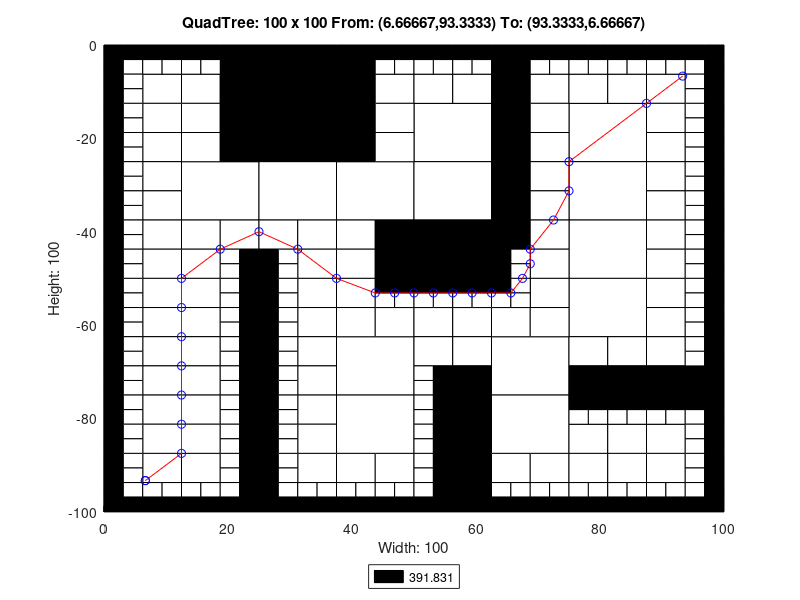

Recreate this plot in MATLAB.
axis([0 100 -100 0]);
title('QuadTree: 100 x 100 From: (6.66667,93.3333) To: (93.3333,6.66667)');
xlabel('Width: 100');
ylabel('Height: 100');
rectangle('Position',[25 -12.5 12.5 12.5], 'FaceColor',[0 0 0]);
rectangle('Position',[25 -25 12.5 12.5], 'FaceColor',[0 0 0]);
rectangle('Position',[12.5 -37.5 12.5 12.5], 'FaceColor',[1 1 1]);
rectangle('Position',[25 -37.5 12.5 12.5], 'FaceColor',[1 1 1]);
rectangle('Position',[37.5 -37.5 12.5 12.5], 'FaceColor',[1 1 1]);
rectangle('Position',[50 -25 12.5 12.5], 'FaceColor',[1 1 1]);
rectangle('Position',[75 -25 12.5 12.5], 'FaceColor',[1 1 1]);
rectangle('Position',[50 -37.5 12.5 12.5], 'FaceColor',[1 1 1]);
rectangle('Position',[50 -50 12.5 12.5], 'FaceColor',[0 0 0]);
rectangle('Position',[75 -37.5 12.5 12.5], 'FaceColor',[1 1 1]);
rectangle('Position',[75 -50 12.5 12.5], 'FaceColor',[1 1 1]);
rectangle('Position',[37.5 -75 12.5 12.5], 'FaceColor',[1 1 1]);
rectangle('Position',[37.5 -87.5 12.5 12.5], 'FaceColor',[1 1 1]);
rectangle('Position',[62.5 -75 12.5 12.5], 'FaceColor',[1 1 1]);
rectangle('Position',[75 -62.5 12.5 12.5], 'FaceColor',[1 1 1]);
rectangle('Position',[62.5 -87.5 12.5 12.5], 'FaceColor',[1 1 1]);
rectangle('Position',[6.25 -12.5 6.25 6.25], 'FaceColor',[1 1 1]);
rectangle('Position',[18.75 -6.25 6.25 6.25], 'FaceColor',[0 0 0]);
rectangle('Position',[12.5 -12.5 6.25 6.25], 'FaceColor',[1 1 1]);
rectangle('Position',[18.75 -12.5 6.25 6.25], 'FaceColor',[0 0 0]);
rectangle('Position',[6.25 -18.75 6.25 6.25], 'FaceColor',[1 1 1]);
rectangle('Position',[6.25 -25 6.25 6.25], 'FaceColor',[1 1 1]);
rectangle('Position',[12.5 -18.75 6.25 6.25], 'FaceColor',[1 1 1]);
rectangle('Position',[18.75 -18.75 6.25 6.25], 'FaceColor',[0 0 0]);
rectangle('Position',[12.5 -25 6.25 6.25], 'FaceColor',[1 1 1]);
rectangle('Position',[18.75 -25 6.25 6.25], 'FaceColor',[0 0 0]);
rectangle('Position',[37.5 -6.25 6.25 6.25], 'FaceColor',[0 0 0]);
rectangle('Position',[37.5 -12.5 6.25 6.25], 'FaceColor',[0 0 0]);
rectangle('Position',[43.75 -12.5 6.25 6.25], 'FaceColor',[1 1 1]);
rectangle('Position',[37.5 -18.75 6.25 6.25], 'FaceColor',[0 0 0]);
rectangle('Position',[43.75 -18.75 6.25 6.25], 'FaceColor',[1 1 1]);
rectangle('Position',[37.5 -25 6.25 6.25], 'FaceColor',[0 0 0]);
rectangle('Position',[43.75 -25 6.25 6.25], 'FaceColor',[1 1 1]);
rectangle('Position',[6.25 -31.25 6.25 6.25], 'FaceColor',[1 1 1]);
rectangle('Position',[6.25 -37.5 6.25 6.25], 'FaceColor',[1 1 1]);
rectangle('Position',[6.25 -43.75 6.25 6.25], 'FaceColor',[1 1 1]);
rectangle('Position',[6.25 -50 6.25 6.25], 'FaceColor',[1 1 1]);
rectangle('Position',[12.5 -43.75 6.25 6.25], 'FaceColor',[1 1 1]);
rectangle('Position',[18.75 -43.75 6.25 6.25], 'FaceColor',[1 1 1]);
rectangle('Position',[12.5 -50 6.25 6.25], 'FaceColor',[1 1 1]);
rectangle('Position',[25 -43.75 6.25 6.25], 'FaceColor',[1 1 1]);
rectangle('Position',[31.25 -43.75 6.25 6.25], 'FaceColor',[1 1 1]);
rectangle('Position',[31.25 -50 6.25 6.25], 'FaceColor',[1 1 1]);
rectangle('Position',[37.5 -43.75 6.25 6.25], 'FaceColor',[1 1 1]);
rectangle('Position',[43.75 -43.75 6.25 6.25], 'FaceColor',[0 0 0]);
rectangle('Position',[37.5 -50 6.25 6.25], 'FaceColor',[1 1 1]);
rectangle('Position',[43.75 -50 6.25 6.25], 'FaceColor',[0 0 0]);
rectangle('Position',[50 -12.5 6.25 6.25], 'FaceColor',[1 1 1]);
rectangle('Position',[56.25 -12.5 6.25 6.25], 'FaceColor',[1 1 1]);
rectangle('Position',[62.5 -6.25 6.25 6.25], 'FaceColor',[0 0 0]);
rectangle('Position',[62.5 -12.5 6.25 6.25], 'FaceColor',[0 0 0]);
rectangle('Position',[68.75 -12.5 6.25 6.25], 'FaceColor',[1 1 1]);
rectangle('Position',[62.5 -18.75 6.25 6.25], 'FaceColor',[0 0 0]);
rectangle('Position',[68.75 -18.75 6.25 6.25], 'FaceColor',[1 1 1]);
rectangle('Position',[62.5 -25 6.25 6.25], 'FaceColor',[0 0 0]);
rectangle('Position',[68.75 -25 6.25 6.25], 'FaceColor',[1 1 1]);
rectangle('Position',[75 -12.5 6.25 6.25], 'FaceColor',[1 1 1]);
rectangle('Position',[81.25 -12.5 6.25 6.25], 'FaceColor',[1 1 1]);
rectangle('Position',[87.5 -12.5 6.25 6.25], 'FaceColor',[1 1 1]);
rectangle('Position',[87.5 -18.75 6.25 6.25], 'FaceColor',[1 1 1]);
rectangle('Position',[87.5 -25 6.25 6.25], 'FaceColor',[1 1 1]);
rectangle('Position',[62.5 -31.25 6.25 6.25], 'FaceColor',[0 0 0]);
rectangle('Position',[68.75 -31.25 6.25 6.25], 'FaceColor',[1 1 1]);
rectangle('Position',[62.5 -37.5 6.25 6.25], 'FaceColor',[0 0 0]);
rectangle('Position',[68.75 -37.5 6.25 6.25], 'FaceColor',[1 1 1]);
rectangle('Position',[62.5 -43.75 6.25 6.25], 'FaceColor',[0 0 0]);
rectangle('Position',[68.75 -43.75 6.25 6.25], 'FaceColor',[1 1 1]);
rectangle('Position',[68.75 -50 6.25 6.25], 'FaceColor',[1 1 1]);
rectangle('Position',[87.5 -31.25 6.25 6.25], 'FaceColor',[1 1 1]);
rectangle('Position',[87.5 -37.5 6.25 6.25], 'FaceColor',[1 1 1]);
rectangle('Position',[87.5 -43.75 6.25 6.25], 'FaceColor',[1 1 1]);
rectangle('Position',[87.5 -50 6.25 6.25], 'FaceColor',[1 1 1]);
rectangle('Position',[6.25 -56.25 6.25 6.25], 'FaceColor',[1 1 1]);
rectangle('Position',[6.25 -62.5 6.25 6.25], 'FaceColor',[1 1 1]);
rectangle('Position',[12.5 -56.25 6.25 6.25], 'FaceColor',[1 1 1]);
rectangle('Position',[12.5 -62.5 6.25 6.25], 'FaceColor',[1 1 1]);
rectangle('Position',[6.25 -68.75 6.25 6.25], 'FaceColor',[1 1 1]);
rectangle('Position',[6.25 -75 6.25 6.25], 'FaceColor',[1 1 1]);
rectangle('Position',[12.5 -68.75 6.25 6.25], 'FaceColor',[1 1 1]);
rectangle('Position',[12.5 -75 6.25 6.25], 'FaceColor',[1 1 1]);
rectangle('Position',[31.25 -56.25 6.25 6.25], 'FaceColor',[1 1 1]);
rectangle('Position',[31.25 -62.5 6.25 6.25], 'FaceColor',[1 1 1]);
rectangle('Position',[37.5 -56.25 6.25 6.25], 'FaceColor',[1 1 1]);
rectangle('Position',[37.5 -62.5 6.25 6.25], 'FaceColor',[1 1 1]);
rectangle('Position',[43.75 -62.5 6.25 6.25], 'FaceColor',[1 1 1]);
rectangle('Position',[31.25 -68.75 6.25 6.25], 'FaceColor',[1 1 1]);
rectangle('Position',[31.25 -75 6.25 6.25], 'FaceColor',[1 1 1]);
rectangle('Position',[6.25 -81.25 6.25 6.25], 'FaceColor',[1 1 1]);
rectangle('Position',[6.25 -87.5 6.25 6.25], 'FaceColor',[1 1 1]);
rectangle('Position',[12.5 -81.25 6.25 6.25], 'FaceColor',[1 1 1]);
rectangle('Position',[12.5 -87.5 6.25 6.25], 'FaceColor',[1 1 1]);
rectangle('Position',[6.25 -93.75 6.25 6.25], 'FaceColor',[1 1 1]);
rectangle('Position',[12.5 -93.75 6.25 6.25], 'FaceColor',[1 1 1]);
rectangle('Position',[31.25 -81.25 6.25 6.25], 'FaceColor',[1 1 1]);
rectangle('Position',[31.25 -87.5 6.25 6.25], 'FaceColor',[1 1 1]);
rectangle('Position',[31.25 -93.75 6.25 6.25], 'FaceColor',[1 1 1]);
rectangle('Position',[37.5 -93.75 6.25 6.25], 'FaceColor',[1 1 1]);
rectangle('Position',[43.75 -93.75 6.25 6.25], 'FaceColor',[1 1 1]);
rectangle('Position',[50 -62.5 6.25 6.25], 'FaceColor',[1 1 1]);
rectangle('Position',[56.25 -62.5 6.25 6.25], 'FaceColor',[1 1 1]);
rectangle('Position',[68.75 -56.25 6.25 6.25], 'FaceColor',[1 1 1]);
rectangle('Position',[62.5 -62.5 6.25 6.25], 'FaceColor',[1 1 1]);
rectangle('Position',[68.75 -62.5 6.25 6.25], 'FaceColor',[1 1 1]);
rectangle('Position',[50 -68.75 6.25 6.25], 'FaceColor',[1 1 1]);
rectangle('Position',[56.25 -68.75 6.25 6.25], 'FaceColor',[1 1 1]);
rectangle('Position',[56.25 -75 6.25 6.25], 'FaceColor',[0 0 0]);
rectangle('Position',[87.5 -56.25 6.25 6.25], 'FaceColor',[1 1 1]);
rectangle('Position',[87.5 -62.5 6.25 6.25], 'FaceColor',[1 1 1]);
rectangle('Position',[75 -68.75 6.25 6.25], 'FaceColor',[1 1 1]);
rectangle('Position',[81.25 -68.75 6.25 6.25], 'FaceColor',[1 1 1]);
rectangle('Position',[75 -75 6.25 6.25], 'FaceColor',[0 0 0]);
rectangle('Position',[81.25 -75 6.25 6.25], 'FaceColor',[0 0 0]);
rectangle('Position',[87.5 -68.75 6.25 6.25], 'FaceColor',[1 1 1]);
rectangle('Position',[87.5 -75 6.25 6.25], 'FaceColor',[0 0 0]);
rectangle('Position',[93.75 -75 6.25 6.25], 'FaceColor',[0 0 0]);
rectangle('Position',[56.25 -81.25 6.25 6.25], 'FaceColor',[0 0 0]);
rectangle('Position',[56.25 -87.5 6.25 6.25], 'FaceColor',[0 0 0]);
rectangle('Position',[56.25 -93.75 6.25 6.25], 'FaceColor',[0 0 0]);
rectangle('Position',[56.25 -100 6.25 6.25], 'FaceColor',[0 0 0]);
rectangle('Position',[62.5 -93.75 6.25 6.25], 'FaceColor',[1 1 1]);
rectangle('Position',[68.75 -93.75 6.25 6.25], 'FaceColor',[1 1 1]);
rectangle('Position',[75 -87.5 6.25 6.25], 'FaceColor',[1 1 1]);
rectangle('Position',[81.25 -87.5 6.25 6.25], 'FaceColor',[1 1 1]);
rectangle('Position',[87.5 -87.5 6.25 6.25], 'FaceColor',[1 1 1]);
rectangle('Position',[75 -93.75 6.25 6.25], 'FaceColor',[1 1 1]);
rectangle('Position',[81.25 -93.75 6.25 6.25], 'FaceColor',[1 1 1]);
rectangle('Position',[87.5 -93.75 6.25 6.25], 'FaceColor',[1 1 1]);
rectangle('Position',[0 -3.125 3.125 3.125], 'FaceColor',[0 0 0]);
rectangle('Position',[3.125 -3.125 3.125 3.125], 'FaceColor',[0 0 0]);
rectangle('Position',[0 -6.25 3.125 3.125], 'FaceColor',[0 0 0]);
rectangle('Position',[3.125 -6.25 3.125 3.125], 'FaceColor',[1 1 1]);
rectangle('Position',[6.25 -3.125 3.125 3.125], 'FaceColor',[0 0 0]);
rectangle('Position',[9.375 -3.125 3.125 3.125], 'FaceColor',[0 0 0]);
rectangle('Position',[6.25 -6.25 3.125 3.125], 'FaceColor',[1 1 1]);
rectangle('Position',[9.375 -6.25 3.125 3.125], 'FaceColor',[1 1 1]);
rectangle('Position',[0 -9.375 3.125 3.125], 'FaceColor',[0 0 0]);
rectangle('Position',[3.125 -9.375 3.125 3.125], 'FaceColor',[1 1 1]);
rectangle('Position',[0 -12.5 3.125 3.125], 'FaceColor',[0 0 0]);
rectangle('Position',[3.125 -12.5 3.125 3.125], 'FaceColor',[1 1 1]);
rectangle('Position',[12.5 -3.125 3.125 3.125], 'FaceColor',[0 0 0]);
rectangle('Position',[15.625 -3.125 3.125 3.125], 'FaceColor',[0 0 0]);
rectangle('Position',[12.5 -6.25 3.125 3.125], 'FaceColor',[1 1 1]);
rectangle('Position',[15.625 -6.25 3.125 3.125], 'FaceColor',[1 1 1]);
rectangle('Position',[0 -15.625 3.125 3.125], 'FaceColor',[0 0 0]);
rectangle('Position',[3.125 -15.625 3.125 3.125], 'FaceColor',[1 1 1]);
rectangle('Position',[0 -18.75 3.125 3.125], 'FaceColor',[0 0 0]);
rectangle('Position',[3.125 -18.75 3.125 3.125], 'FaceColor',[1 1 1]);
rectangle('Position',[0 -21.875 3.125 3.125], 'FaceColor',[0 0 0]);
rectangle('Position',[3.125 -21.875 3.125 3.125], 'FaceColor',[1 1 1]);
rectangle('Position',[0 -25 3.125 3.125], 'FaceColor',[0 0 0]);
rectangle('Position',[3.125 -25 3.125 3.125], 'FaceColor',[1 1 1]);
rectangle('Position',[43.75 -3.125 3.125 3.125], 'FaceColor',[0 0 0]);
rectangle('Position',[46.875 -3.125 3.125 3.125], 'FaceColor',[0 0 0]);
rectangle('Position',[43.75 -6.25 3.125 3.125], 'FaceColor',[1 1 1]);
rectangle('Position',[46.875 -6.25 3.125 3.125], 'FaceColor',[1 1 1]);
rectangle('Position',[0 -28.125 3.125 3.125], 'FaceColor',[0 0 0]);
rectangle('Position',[3.125 -28.125 3.125 3.125], 'FaceColor',[1 1 1]);
rectangle('Position',[0 -31.25 3.125 3.125], 'FaceColor',[0 0 0]);
rectangle('Position',[3.125 -31.25 3.125 3.125], 'FaceColor',[1 1 1]);
rectangle('Position',[0 -34.375 3.125 3.125], 'FaceColor',[0 0 0]);
rectangle('Position',[3.125 -34.375 3.125 3.125], 'FaceColor',[1 1 1]);
rectangle('Position',[0 -37.5 3.125 3.125], 'FaceColor',[0 0 0]);
rectangle('Position',[3.125 -37.5 3.125 3.125], 'FaceColor',[1 1 1]);
rectangle('Position',[0 -40.625 3.125 3.125], 'FaceColor',[0 0 0]);
rectangle('Position',[3.125 -40.625 3.125 3.125], 'FaceColor',[1 1 1]);
rectangle('Position',[0 -43.75 3.125 3.125], 'FaceColor',[0 0 0]);
rectangle('Position',[3.125 -43.75 3.125 3.125], 'FaceColor',[1 1 1]);
rectangle('Position',[0 -46.875 3.125 3.125], 'FaceColor',[0 0 0]);
rectangle('Position',[3.125 -46.875 3.125 3.125], 'FaceColor',[1 1 1]);
rectangle('Position',[0 -50 3.125 3.125], 'FaceColor',[0 0 0]);
rectangle('Position',[3.125 -50 3.125 3.125], 'FaceColor',[1 1 1]);
rectangle('Position',[18.75 -46.875 3.125 3.125], 'FaceColor',[1 1 1]);
rectangle('Position',[21.875 -46.875 3.125 3.125], 'FaceColor',[0 0 0]);
rectangle('Position',[18.75 -50 3.125 3.125], 'FaceColor',[1 1 1]);
rectangle('Position',[21.875 -50 3.125 3.125], 'FaceColor',[0 0 0]);
rectangle('Position',[25 -46.875 3.125 3.125], 'FaceColor',[0 0 0]);
rectangle('Position',[28.125 -46.875 3.125 3.125], 'FaceColor',[1 1 1]);
rectangle('Position',[25 -50 3.125 3.125], 'FaceColor',[0 0 0]);
rectangle('Position',[28.125 -50 3.125 3.125], 'FaceColor',[1 1 1]);
rectangle('Position',[50 -3.125 3.125 3.125], 'FaceColor',[0 0 0]);
rectangle('Position',[53.125 -3.125 3.125 3.125], 'FaceColor',[0 0 0]);
rectangle('Position',[50 -6.25 3.125 3.125], 'FaceColor',[1 1 1]);
rectangle('Position',[53.125 -6.25 3.125 3.125], 'FaceColor',[1 1 1]);
rectangle('Position',[56.25 -3.125 3.125 3.125], 'FaceColor',[0 0 0]);
rectangle('Position',[59.375 -3.125 3.125 3.125], 'FaceColor',[0 0 0]);
rectangle('Position',[56.25 -6.25 3.125 3.125], 'FaceColor',[1 1 1]);
rectangle('Position',[59.375 -6.25 3.125 3.125], 'FaceColor',[1 1 1]);
rectangle('Position',[68.75 -3.125 3.125 3.125], 'FaceColor',[0 0 0]);
rectangle('Position',[71.875 -3.125 3.125 3.125], 'FaceColor',[0 0 0]);
rectangle('Position',[68.75 -6.25 3.125 3.125], 'FaceColor',[1 1 1]);
rectangle('Position',[71.875 -6.25 3.125 3.125], 'FaceColor',[1 1 1]);
rectangle('Position',[75 -3.125 3.125 3.125], 'FaceColor',[0 0 0]);
rectangle('Position',[78.125 -3.125 3.125 3.125], 'FaceColor',[0 0 0]);
rectangle('Position',[75 -6.25 3.125 3.125], 'FaceColor',[1 1 1]);
rectangle('Position',[78.125 -6.25 3.125 3.125], 'FaceColor',[1 1 1]);
rectangle('Position',[81.25 -3.125 3.125 3.125], 'FaceColor',[0 0 0]);
rectangle('Position',[84.375 -3.125 3.125 3.125], 'FaceColor',[0 0 0]);
rectangle('Position',[81.25 -6.25 3.125 3.125], 'FaceColor',[1 1 1]);
rectangle('Position',[84.375 -6.25 3.125 3.125], 'FaceColor',[1 1 1]);
rectangle('Position',[87.5 -3.125 3.125 3.125], 'FaceColor',[0 0 0]);
rectangle('Position',[90.625 -3.125 3.125 3.125], 'FaceColor',[0 0 0]);
rectangle('Position',[87.5 -6.25 3.125 3.125], 'FaceColor',[1 1 1]);
rectangle('Position',[90.625 -6.25 3.125 3.125], 'FaceColor',[1 1 1]);
rectangle('Position',[93.75 -3.125 3.125 3.125], 'FaceColor',[0 0 0]);
rectangle('Position',[96.875 -3.125 3.125 3.125], 'FaceColor',[0 0 0]);
rectangle('Position',[93.75 -6.25 3.125 3.125], 'FaceColor',[1 1 1]);
rectangle('Position',[96.875 -6.25 3.125 3.125], 'FaceColor',[0 0 0]);
rectangle('Position',[93.75 -9.375 3.125 3.125], 'FaceColor',[1 1 1]);
rectangle('Position',[96.875 -9.375 3.125 3.125], 'FaceColor',[0 0 0]);
rectangle('Position',[93.75 -12.5 3.125 3.125], 'FaceColor',[1 1 1]);
rectangle('Position',[96.875 -12.5 3.125 3.125], 'FaceColor',[0 0 0]);
rectangle('Position',[93.75 -15.625 3.125 3.125], 'FaceColor',[1 1 1]);
rectangle('Position',[96.875 -15.625 3.125 3.125], 'FaceColor',[0 0 0]);
rectangle('Position',[93.75 -18.75 3.125 3.125], 'FaceColor',[1 1 1]);
rectangle('Position',[96.875 -18.75 3.125 3.125], 'FaceColor',[0 0 0]);
rectangle('Position',[93.75 -21.875 3.125 3.125], 'FaceColor',[1 1 1]);
rectangle('Position',[96.875 -21.875 3.125 3.125], 'FaceColor',[0 0 0]);
rectangle('Position',[93.75 -25 3.125 3.125], 'FaceColor',[1 1 1]);
rectangle('Position',[96.875 -25 3.125 3.125], 'FaceColor',[0 0 0]);
rectangle('Position',[62.5 -46.875 3.125 3.125], 'FaceColor',[0 0 0]);
rectangle('Position',[65.625 -46.875 3.125 3.125], 'FaceColor',[1 1 1]);
rectangle('Position',[62.5 -50 3.125 3.125], 'FaceColor',[0 0 0]);
rectangle('Position',[65.625 -50 3.125 3.125], 'FaceColor',[1 1 1]);
rectangle('Position',[93.75 -28.125 3.125 3.125], 'FaceColor',[1 1 1]);
rectangle('Position',[96.875 -28.125 3.125 3.125], 'FaceColor',[0 0 0]);
rectangle('Position',[93.75 -31.25 3.125 3.125], 'FaceColor',[1 1 1]);
rectangle('Position',[96.875 -31.25 3.125 3.125], 'FaceColor',[0 0 0]);
rectangle('Position',[93.75 -34.375 3.125 3.125], 'FaceColor',[1 1 1]);
rectangle('Position',[96.875 -34.375 3.125 3.125], 'FaceColor',[0 0 0]);
rectangle('Position',[93.75 -37.5 3.125 3.125], 'FaceColor',[1 1 1]);
rectangle('Position',[96.875 -37.5 3.125 3.125], 'FaceColor',[0 0 0]);
rectangle('Position',[93.75 -40.625 3.125 3.125], 'FaceColor',[1 1 1]);
rectangle('Position',[96.875 -40.625 3.125 3.125], 'FaceColor',[0 0 0]);
rectangle('Position',[93.75 -43.75 3.125 3.125], 'FaceColor',[1 1 1]);
rectangle('Position',[96.875 -43.75 3.125 3.125], 'FaceColor',[0 0 0]);
rectangle('Position',[93.75 -46.875 3.125 3.125], 'FaceColor',[1 1 1]);
rectangle('Position',[96.875 -46.875 3.125 3.125], 'FaceColor',[0 0 0]);
rectangle('Position',[93.75 -50 3.125 3.125], 'FaceColor',[1 1 1]);
rectangle('Position',[96.875 -50 3.125 3.125], 'FaceColor',[0 0 0]);
rectangle('Position',[0 -53.125 3.125 3.125], 'FaceColor',[0 0 0]);
rectangle('Position',[3.125 -53.125 3.125 3.125], 'FaceColor',[1 1 1]);
rectangle('Position',[0 -56.25 3.125 3.125], 'FaceColor',[0 0 0]);
rectangle('Position',[3.125 -56.25 3.125 3.125], 'FaceColor',[1 1 1]);
rectangle('Position',[0 -59.375 3.125 3.125], 'FaceColor',[0 0 0]);
rectangle('Position',[3.125 -59.375 3.125 3.125], 'FaceColor',[1 1 1]);
rectangle('Position',[0 -62.5 3.125 3.125], 'FaceColor',[0 0 0]);
rectangle('Position',[3.125 -62.5 3.125 3.125], 'FaceColor',[1 1 1]);
rectangle('Position',[18.75 -53.125 3.125 3.125], 'FaceColor',[1 1 1]);
rectangle('Position',[21.875 -53.125 3.125 3.125], 'FaceColor',[0 0 0]);
rectangle('Position',[18.75 -56.25 3.125 3.125], 'FaceColor',[1 1 1]);
rectangle('Position',[21.875 -56.25 3.125 3.125], 'FaceColor',[0 0 0]);
rectangle('Position',[18.75 -59.375 3.125 3.125], 'FaceColor',[1 1 1]);
rectangle('Position',[21.875 -59.375 3.125 3.125], 'FaceColor',[0 0 0]);
rectangle('Position',[18.75 -62.5 3.125 3.125], 'FaceColor',[1 1 1]);
rectangle('Position',[21.875 -62.5 3.125 3.125], 'FaceColor',[0 0 0]);
rectangle('Position',[0 -65.625 3.125 3.125], 'FaceColor',[0 0 0]);
rectangle('Position',[3.125 -65.625 3.125 3.125], 'FaceColor',[1 1 1]);
rectangle('Position',[0 -68.75 3.125 3.125], 'FaceColor',[0 0 0]);
rectangle('Position',[3.125 -68.75 3.125 3.125], 'FaceColor',[1 1 1]);
rectangle('Position',[0 -71.875 3.125 3.125], 'FaceColor',[0 0 0]);
rectangle('Position',[3.125 -71.875 3.125 3.125], 'FaceColor',[1 1 1]);
rectangle('Position',[0 -75 3.125 3.125], 'FaceColor',[0 0 0]);
rectangle('Position',[3.125 -75 3.125 3.125], 'FaceColor',[1 1 1]);
rectangle('Position',[18.75 -65.625 3.125 3.125], 'FaceColor',[1 1 1]);
rectangle('Position',[21.875 -65.625 3.125 3.125], 'FaceColor',[0 0 0]);
rectangle('Position',[18.75 -68.75 3.125 3.125], 'FaceColor',[1 1 1]);
rectangle('Position',[21.875 -68.75 3.125 3.125], 'FaceColor',[0 0 0]);
rectangle('Position',[18.75 -71.875 3.125 3.125], 'FaceColor',[1 1 1]);
rectangle('Position',[21.875 -71.875 3.125 3.125], 'FaceColor',[0 0 0]);
rectangle('Position',[18.75 -75 3.125 3.125], 'FaceColor',[1 1 1]);
rectangle('Position',[21.875 -75 3.125 3.125], 'FaceColor',[0 0 0]);
rectangle('Position',[25 -53.125 3.125 3.125], 'FaceColor',[0 0 0]);
rectangle('Position',[28.125 -53.125 3.125 3.125], 'FaceColor',[1 1 1]);
rectangle('Position',[25 -56.25 3.125 3.125], 'FaceColor',[0 0 0]);
rectangle('Position',[28.125 -56.25 3.125 3.125], 'FaceColor',[1 1 1]);
rectangle('Position',[25 -59.375 3.125 3.125], 'FaceColor',[0 0 0]);
rectangle('Position',[28.125 -59.375 3.125 3.125], 'FaceColor',[1 1 1]);
rectangle('Position',[25 -62.5 3.125 3.125], 'FaceColor',[0 0 0]);
rectangle('Position',[28.125 -62.5 3.125 3.125], 'FaceColor',[1 1 1]);
rectangle('Position',[43.75 -53.125 3.125 3.125], 'FaceColor',[0 0 0]);
rectangle('Position',[46.875 -53.125 3.125 3.125], 'FaceColor',[0 0 0]);
rectangle('Position',[43.75 -56.25 3.125 3.125], 'FaceColor',[1 1 1]);
rectangle('Position',[46.875 -56.25 3.125 3.125], 'FaceColor',[1 1 1]);
rectangle('Position',[25 -65.625 3.125 3.125], 'FaceColor',[0 0 0]);
rectangle('Position',[28.125 -65.625 3.125 3.125], 'FaceColor',[1 1 1]);
rectangle('Position',[25 -68.75 3.125 3.125], 'FaceColor',[0 0 0]);
rectangle('Position',[28.125 -68.75 3.125 3.125], 'FaceColor',[1 1 1]);
rectangle('Position',[25 -71.875 3.125 3.125], 'FaceColor',[0 0 0]);
rectangle('Position',[28.125 -71.875 3.125 3.125], 'FaceColor',[1 1 1]);
rectangle('Position',[25 -75 3.125 3.125], 'FaceColor',[0 0 0]);
rectangle('Position',[28.125 -75 3.125 3.125], 'FaceColor',[1 1 1]);
rectangle('Position',[0 -78.125 3.125 3.125], 'FaceColor',[0 0 0]);
rectangle('Position',[3.125 -78.125 3.125 3.125], 'FaceColor',[1 1 1]);
rectangle('Position',[0 -81.25 3.125 3.125], 'FaceColor',[0 0 0]);
rectangle('Position',[3.125 -81.25 3.125 3.125], 'FaceColor',[1 1 1]);
rectangle('Position',[0 -84.375 3.125 3.125], 'FaceColor',[0 0 0]);
rectangle('Position',[3.125 -84.375 3.125 3.125], 'FaceColor',[1 1 1]);
rectangle('Position',[0 -87.5 3.125 3.125], 'FaceColor',[0 0 0]);
rectangle('Position',[3.125 -87.5 3.125 3.125], 'FaceColor',[1 1 1]);
rectangle('Position',[18.75 -78.125 3.125 3.125], 'FaceColor',[1 1 1]);
rectangle('Position',[21.875 -78.125 3.125 3.125], 'FaceColor',[0 0 0]);
rectangle('Position',[18.75 -81.25 3.125 3.125], 'FaceColor',[1 1 1]);
rectangle('Position',[21.875 -81.25 3.125 3.125], 'FaceColor',[0 0 0]);
rectangle('Position',[18.75 -84.375 3.125 3.125], 'FaceColor',[1 1 1]);
rectangle('Position',[21.875 -84.375 3.125 3.125], 'FaceColor',[0 0 0]);
rectangle('Position',[18.75 -87.5 3.125 3.125], 'FaceColor',[1 1 1]);
rectangle('Position',[21.875 -87.5 3.125 3.125], 'FaceColor',[0 0 0]);
rectangle('Position',[0 -90.625 3.125 3.125], 'FaceColor',[0 0 0]);
rectangle('Position',[3.125 -90.625 3.125 3.125], 'FaceColor',[1 1 1]);
rectangle('Position',[0 -93.75 3.125 3.125], 'FaceColor',[0 0 0]);
rectangle('Position',[3.125 -93.75 3.125 3.125], 'FaceColor',[1 1 1]);
rectangle('Position',[0 -96.875 3.125 3.125], 'FaceColor',[0 0 0]);
rectangle('Position',[3.125 -96.875 3.125 3.125], 'FaceColor',[1 1 1]);
rectangle('Position',[0 -100 3.125 3.125], 'FaceColor',[0 0 0]);
rectangle('Position',[3.125 -100 3.125 3.125], 'FaceColor',[0 0 0]);
rectangle('Position',[6.25 -96.875 3.125 3.125], 'FaceColor',[1 1 1]);
rectangle('Position',[9.375 -96.875 3.125 3.125], 'FaceColor',[1 1 1]);
rectangle('Position',[6.25 -100 3.125 3.125], 'FaceColor',[0 0 0]);
rectangle('Position',[9.375 -100 3.125 3.125], 'FaceColor',[0 0 0]);
rectangle('Position',[18.75 -90.625 3.125 3.125], 'FaceColor',[1 1 1]);
rectangle('Position',[21.875 -90.625 3.125 3.125], 'FaceColor',[0 0 0]);
rectangle('Position',[18.75 -93.75 3.125 3.125], 'FaceColor',[1 1 1]);
rectangle('Position',[21.875 -93.75 3.125 3.125], 'FaceColor',[0 0 0]);
rectangle('Position',[12.5 -96.875 3.125 3.125], 'FaceColor',[1 1 1]);
rectangle('Position',[15.625 -96.875 3.125 3.125], 'FaceColor',[1 1 1]);
rectangle('Position',[12.5 -100 3.125 3.125], 'FaceColor',[0 0 0]);
rectangle('Position',[15.625 -100 3.125 3.125], 'FaceColor',[0 0 0]);
rectangle('Position',[18.75 -96.875 3.125 3.125], 'FaceColor',[1 1 1]);
rectangle('Position',[21.875 -96.875 3.125 3.125], 'FaceColor',[0 0 0]);
rectangle('Position',[18.75 -100 3.125 3.125], 'FaceColor',[0 0 0]);
rectangle('Position',[21.875 -100 3.125 3.125], 'FaceColor',[0 0 0]);
rectangle('Position',[25 -78.125 3.125 3.125], 'FaceColor',[0 0 0]);
rectangle('Position',[28.125 -78.125 3.125 3.125], 'FaceColor',[1 1 1]);
rectangle('Position',[25 -81.25 3.125 3.125], 'FaceColor',[0 0 0]);
rectangle('Position',[28.125 -81.25 3.125 3.125], 'FaceColor',[1 1 1]);
rectangle('Position',[25 -84.375 3.125 3.125], 'FaceColor',[0 0 0]);
rectangle('Position',[28.125 -84.375 3.125 3.125], 'FaceColor',[1 1 1]);
rectangle('Position',[25 -87.5 3.125 3.125], 'FaceColor',[0 0 0]);
rectangle('Position',[28.125 -87.5 3.125 3.125], 'FaceColor',[1 1 1]);
rectangle('Position',[25 -90.625 3.125 3.125], 'FaceColor',[0 0 0]);
rectangle('Position',[28.125 -90.625 3.125 3.125], 'FaceColor',[1 1 1]);
rectangle('Position',[25 -93.75 3.125 3.125], 'FaceColor',[0 0 0]);
rectangle('Position',[28.125 -93.75 3.125 3.125], 'FaceColor',[1 1 1]);
rectangle('Position',[25 -96.875 3.125 3.125], 'FaceColor',[0 0 0]);
rectangle('Position',[28.125 -96.875 3.125 3.125], 'FaceColor',[1 1 1]);
rectangle('Position',[25 -100 3.125 3.125], 'FaceColor',[0 0 0]);
rectangle('Position',[28.125 -100 3.125 3.125], 'FaceColor',[0 0 0]);
rectangle('Position',[31.25 -96.875 3.125 3.125], 'FaceColor',[1 1 1]);
rectangle('Position',[34.375 -96.875 3.125 3.125], 'FaceColor',[1 1 1]);
rectangle('Position',[31.25 -100 3.125 3.125], 'FaceColor',[0 0 0]);
rectangle('Position',[34.375 -100 3.125 3.125], 'FaceColor',[0 0 0]);
rectangle('Position',[37.5 -96.875 3.125 3.125], 'FaceColor',[1 1 1]);
rectangle('Position',[40.625 -96.875 3.125 3.125], 'FaceColor',[1 1 1]);
rectangle('Position',[37.5 -100 3.125 3.125], 'FaceColor',[0 0 0]);
rectangle('Position',[40.625 -100 3.125 3.125], 'FaceColor',[0 0 0]);
rectangle('Position',[43.75 -96.875 3.125 3.125], 'FaceColor',[1 1 1]);
rectangle('Position',[46.875 -96.875 3.125 3.125], 'FaceColor',[1 1 1]);
rectangle('Position',[43.75 -100 3.125 3.125], 'FaceColor',[0 0 0]);
rectangle('Position',[46.875 -100 3.125 3.125], 'FaceColor',[0 0 0]);
rectangle('Position',[50 -53.125 3.125 3.125], 'FaceColor',[0 0 0]);
rectangle('Position',[53.125 -53.125 3.125 3.125], 'FaceColor',[0 0 0]);
rectangle('Position',[50 -56.25 3.125 3.125], 'FaceColor',[1 1 1]);
rectangle('Position',[53.125 -56.25 3.125 3.125], 'FaceColor',[1 1 1]);
rectangle('Position',[56.25 -53.125 3.125 3.125], 'FaceColor',[0 0 0]);
rectangle('Position',[59.375 -53.125 3.125 3.125], 'FaceColor',[0 0 0]);
rectangle('Position',[56.25 -56.25 3.125 3.125], 'FaceColor',[1 1 1]);
rectangle('Position',[59.375 -56.25 3.125 3.125], 'FaceColor',[1 1 1]);
rectangle('Position',[62.5 -53.125 3.125 3.125], 'FaceColor',[0 0 0]);
rectangle('Position',[65.625 -53.125 3.125 3.125], 'FaceColor',[1 1 1]);
rectangle('Position',[62.5 -56.25 3.125 3.125], 'FaceColor',[1 1 1]);
rectangle('Position',[65.625 -56.25 3.125 3.125], 'FaceColor',[1 1 1]);
rectangle('Position',[50 -71.875 3.125 3.125], 'FaceColor',[1 1 1]);
rectangle('Position',[53.125 -71.875 3.125 3.125], 'FaceColor',[0 0 0]);
rectangle('Position',[50 -75 3.125 3.125], 'FaceColor',[1 1 1]);
rectangle('Position',[53.125 -75 3.125 3.125], 'FaceColor',[0 0 0]);
rectangle('Position',[93.75 -53.125 3.125 3.125], 'FaceColor',[1 1 1]);
rectangle('Position',[96.875 -53.125 3.125 3.125], 'FaceColor',[0 0 0]);
rectangle('Position',[93.75 -56.25 3.125 3.125], 'FaceColor',[1 1 1]);
rectangle('Position',[96.875 -56.25 3.125 3.125], 'FaceColor',[0 0 0]);
rectangle('Position',[93.75 -59.375 3.125 3.125], 'FaceColor',[1 1 1]);
rectangle('Position',[96.875 -59.375 3.125 3.125], 'FaceColor',[0 0 0]);
rectangle('Position',[93.75 -62.5 3.125 3.125], 'FaceColor',[1 1 1]);
rectangle('Position',[96.875 -62.5 3.125 3.125], 'FaceColor',[0 0 0]);
rectangle('Position',[93.75 -65.625 3.125 3.125], 'FaceColor',[1 1 1]);
rectangle('Position',[96.875 -65.625 3.125 3.125], 'FaceColor',[0 0 0]);
rectangle('Position',[93.75 -68.75 3.125 3.125], 'FaceColor',[1 1 1]);
rectangle('Position',[96.875 -68.75 3.125 3.125], 'FaceColor',[0 0 0]);
rectangle('Position',[50 -78.125 3.125 3.125], 'FaceColor',[1 1 1]);
rectangle('Position',[53.125 -78.125 3.125 3.125], 'FaceColor',[0 0 0]);
rectangle('Position',[50 -81.25 3.125 3.125], 'FaceColor',[1 1 1]);
rectangle('Position',[53.125 -81.25 3.125 3.125], 'FaceColor',[0 0 0]);
rectangle('Position',[50 -84.375 3.125 3.125], 'FaceColor',[1 1 1]);
rectangle('Position',[53.125 -84.375 3.125 3.125], 'FaceColor',[0 0 0]);
rectangle('Position',[50 -87.5 3.125 3.125], 'FaceColor',[1 1 1]);
rectangle('Position',[53.125 -87.5 3.125 3.125], 'FaceColor',[0 0 0]);
rectangle('Position',[50 -90.625 3.125 3.125], 'FaceColor',[1 1 1]);
rectangle('Position',[53.125 -90.625 3.125 3.125], 'FaceColor',[0 0 0]);
rectangle('Position',[50 -93.75 3.125 3.125], 'FaceColor',[1 1 1]);
rectangle('Position',[53.125 -93.75 3.125 3.125], 'FaceColor',[0 0 0]);
rectangle('Position',[50 -96.875 3.125 3.125], 'FaceColor',[1 1 1]);
rectangle('Position',[53.125 -96.875 3.125 3.125], 'FaceColor',[0 0 0]);
rectangle('Position',[50 -100 3.125 3.125], 'FaceColor',[0 0 0]);
rectangle('Position',[53.125 -100 3.125 3.125], 'FaceColor',[0 0 0]);
rectangle('Position',[62.5 -96.875 3.125 3.125], 'FaceColor',[1 1 1]);
rectangle('Position',[65.625 -96.875 3.125 3.125], 'FaceColor',[1 1 1]);
rectangle('Position',[62.5 -100 3.125 3.125], 'FaceColor',[0 0 0]);
rectangle('Position',[65.625 -100 3.125 3.125], 'FaceColor',[0 0 0]);
rectangle('Position',[68.75 -96.875 3.125 3.125], 'FaceColor',[1 1 1]);
rectangle('Position',[71.875 -96.875 3.125 3.125], 'FaceColor',[1 1 1]);
rectangle('Position',[68.75 -100 3.125 3.125], 'FaceColor',[0 0 0]);
rectangle('Position',[71.875 -100 3.125 3.125], 'FaceColor',[0 0 0]);
rectangle('Position',[75 -78.125 3.125 3.125], 'FaceColor',[0 0 0]);
rectangle('Position',[78.125 -78.125 3.125 3.125], 'FaceColor',[0 0 0]);
rectangle('Position',[75 -81.25 3.125 3.125], 'FaceColor',[1 1 1]);
rectangle('Position',[78.125 -81.25 3.125 3.125], 'FaceColor',[1 1 1]);
rectangle('Position',[81.25 -78.125 3.125 3.125], 'FaceColor',[0 0 0]);
rectangle('Position',[84.375 -78.125 3.125 3.125], 'FaceColor',[0 0 0]);
rectangle('Position',[81.25 -81.25 3.125 3.125], 'FaceColor',[1 1 1]);
rectangle('Position',[84.375 -81.25 3.125 3.125], 'FaceColor',[1 1 1]);
rectangle('Position',[87.5 -78.125 3.125 3.125], 'FaceColor',[0 0 0]);
rectangle('Position',[90.625 -78.125 3.125 3.125], 'FaceColor',[0 0 0]);
rectangle('Position',[87.5 -81.25 3.125 3.125], 'FaceColor',[1 1 1]);
rectangle('Position',[90.625 -81.25 3.125 3.125], 'FaceColor',[1 1 1]);
rectangle('Position',[93.75 -78.125 3.125 3.125], 'FaceColor',[0 0 0]);
rectangle('Position',[96.875 -78.125 3.125 3.125], 'FaceColor',[0 0 0]);
rectangle('Position',[93.75 -81.25 3.125 3.125], 'FaceColor',[1 1 1]);
rectangle('Position',[96.875 -81.25 3.125 3.125], 'FaceColor',[0 0 0]);
rectangle('Position',[93.75 -84.375 3.125 3.125], 'FaceColor',[1 1 1]);
rectangle('Position',[96.875 -84.375 3.125 3.125], 'FaceColor',[0 0 0]);
rectangle('Position',[93.75 -87.5 3.125 3.125], 'FaceColor',[1 1 1]);
rectangle('Position',[96.875 -87.5 3.125 3.125], 'FaceColor',[0 0 0]);
rectangle('Position',[75 -96.875 3.125 3.125], 'FaceColor',[1 1 1]);
rectangle('Position',[78.125 -96.875 3.125 3.125], 'FaceColor',[1 1 1]);
rectangle('Position',[75 -100 3.125 3.125], 'FaceColor',[0 0 0]);
rectangle('Position',[78.125 -100 3.125 3.125], 'FaceColor',[0 0 0]);
rectangle('Position',[81.25 -96.875 3.125 3.125], 'FaceColor',[1 1 1]);
rectangle('Position',[84.375 -96.875 3.125 3.125], 'FaceColor',[1 1 1]);
rectangle('Position',[81.25 -100 3.125 3.125], 'FaceColor',[0 0 0]);
rectangle('Position',[84.375 -100 3.125 3.125], 'FaceColor',[0 0 0]);
rectangle('Position',[93.75 -90.625 3.125 3.125], 'FaceColor',[1 1 1]);
rectangle('Position',[96.875 -90.625 3.125 3.125], 'FaceColor',[0 0 0]);
rectangle('Position',[93.75 -93.75 3.125 3.125], 'FaceColor',[1 1 1]);
rectangle('Position',[96.875 -93.75 3.125 3.125], 'FaceColor',[0 0 0]);
rectangle('Position',[87.5 -96.875 3.125 3.125], 'FaceColor',[1 1 1]);
rectangle('Position',[90.625 -96.875 3.125 3.125], 'FaceColor',[1 1 1]);
rectangle('Position',[87.5 -100 3.125 3.125], 'FaceColor',[0 0 0]);
rectangle('Position',[90.625 -100 3.125 3.125], 'FaceColor',[0 0 0]);
rectangle('Position',[93.75 -96.875 3.125 3.125], 'FaceColor',[1 1 1]);
rectangle('Position',[96.875 -96.875 3.125 3.125], 'FaceColor',[0 0 0]);
rectangle('Position',[93.75 -100 3.125 3.125], 'FaceColor',[0 0 0]);
rectangle('Position',[96.875 -100 3.125 3.125], 'FaceColor',[0 0 0]);
X=[93.3333,87.5,75,75,72.5,68.75,68.75,67.5,65.625,62.5,59.375,56.25,53.125,50,46.875,43.75,37.5,31.25,25,18.75,12.5,12.5,12.5,12.5,12.5,12.5,12.5,6.66667,6.66667];
Y=[-6.66667,-12.5,-25,-31.25,-37.5,-43.75,-46.875,-50,-53.125,-53.125,-53.125,-53.125,-53.125,-53.125,-53.125,-53.125,-50,-43.75,-40,-43.75,-50,-56.25,-62.5,-68.75,-75,-81.25,-87.5,-93.3333,-93.3333];
hold on;
plot(X,Y,'r');
plot(X,Y,'bo');
legend('391.831','Location','southoutside');
